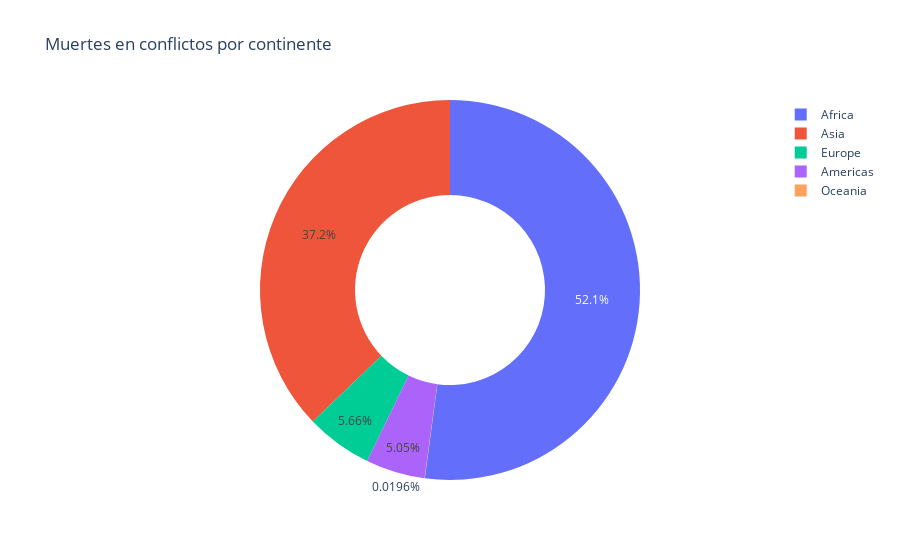

Notebook source saved alongside this figure:
### Code cell
plot_builder.plot_deaths_by_continent()

### Figure 1 — Plotly figure (JSON) as saved in the notebook; plotly's stock layout.template omitted (floating-point values rounded to 4 significant figures)
{"data": [{"domain": {"x": [0, 1], "y": [0, 1]}, "hole": 0.5, "hovertemplate": "region=%{label}<br>sum_deaths=%{value}<extra></extra>", "labels": ["Africa", "Asia", "Europe", "Americas", "Oceania"], "legendgroup": "", "name": "", "showlegend": true, "type": "pie", "values": [1735753, 1237493, 188472, 168046, 654]}], "layout": {"legend": {"tracegroupgap": 0}, "title": {"text": "Muertes en conflictos por continente"}}}
